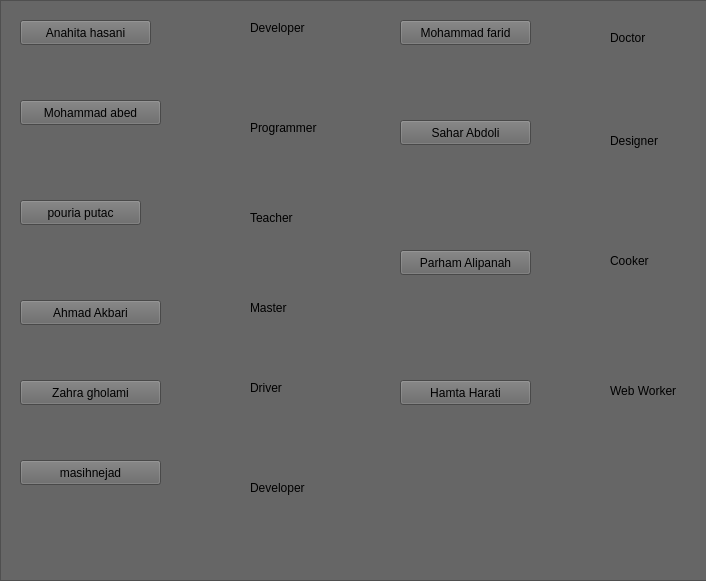
<?xml version="1.0" encoding="UTF-8"?>
<ui version="4.0">
 <class>likes_2</class>
 <widget class="QWidget" name="likes_2">
  <property name="geometry">
   <rect>
    <x>0</x>
    <y>0</y>
    <width>706</width>
    <height>581</height>
   </rect>
  </property>
  <property name="windowTitle">
   <string>Form</string>
  </property>
  <property name="styleSheet">
   <string notr="true">background-color: rgb(255, 255, 255);</string>
  </property>
  <widget class="QFrame" name="frame">
   <property name="geometry">
    <rect>
     <x>0</x>
     <y>0</y>
     <width>711</width>
     <height>581</height>
    </rect>
   </property>
   <property name="styleSheet">
    <string notr="true">background-color: rgb(102, 102, 102);</string>
   </property>
   <property name="frameShape">
    <enum>QFrame::StyledPanel</enum>
   </property>
   <property name="frameShadow">
    <enum>QFrame::Raised</enum>
   </property>
   <widget class="QLabel" name="label">
    <property name="geometry">
     <rect>
      <x>180</x>
      <y>10</y>
      <width>61</width>
      <height>71</height>
     </rect>
    </property>
    <property name="styleSheet">
     <string notr="true">border-image: url(:/new/prefix1/photo/Woman.jpg);</string>
    </property>
    <property name="text">
     <string/>
    </property>
   </widget>
   <widget class="QLabel" name="label_8">
    <property name="geometry">
     <rect>
      <x>180</x>
      <y>100</y>
      <width>61</width>
      <height>71</height>
     </rect>
    </property>
    <property name="styleSheet">
     <string notr="true">border-image: url(:/new/prefix1/photo/pic12.jpg);</string>
    </property>
    <property name="text">
     <string/>
    </property>
   </widget>
   <widget class="QLabel" name="label_9">
    <property name="geometry">
     <rect>
      <x>180</x>
      <y>190</y>
      <width>61</width>
      <height>71</height>
     </rect>
    </property>
    <property name="styleSheet">
     <string notr="true">border-image: url(:/new/prefix1/photo/pic9.jpg);</string>
    </property>
    <property name="text">
     <string/>
    </property>
   </widget>
   <widget class="QLabel" name="label_10">
    <property name="geometry">
     <rect>
      <x>180</x>
      <y>280</y>
      <width>61</width>
      <height>71</height>
     </rect>
    </property>
    <property name="styleSheet">
     <string notr="true">border-image: url(:/new/prefix1/photo/pic7.jpg);</string>
    </property>
    <property name="text">
     <string/>
    </property>
   </widget>
   <widget class="QLabel" name="label_11">
    <property name="geometry">
     <rect>
      <x>180</x>
      <y>360</y>
      <width>61</width>
      <height>71</height>
     </rect>
    </property>
    <property name="styleSheet">
     <string notr="true">border-image: url(:/new/prefix1/photo/pic6.jpg);</string>
    </property>
    <property name="text">
     <string/>
    </property>
   </widget>
   <widget class="QLabel" name="label_12">
    <property name="geometry">
     <rect>
      <x>180</x>
      <y>450</y>
      <width>61</width>
      <height>71</height>
     </rect>
    </property>
    <property name="styleSheet">
     <string notr="true">border-image: url(:/new/prefix1/photo/6c909940-4fa2-11ee-a70b-e7630f83e36a.jpg);</string>
    </property>
    <property name="text">
     <string/>
    </property>
   </widget>
   <widget class="QLabel" name="label_13">
    <property name="geometry">
     <rect>
      <x>250</x>
      <y>20</y>
      <width>101</width>
      <height>16</height>
     </rect>
    </property>
    <property name="styleSheet">
     <string notr="true">font: 75 9pt &quot;MS Shell Dlg 2&quot;;
color: rgb(0, 0, 0);</string>
    </property>
    <property name="text">
     <string>Developer</string>
    </property>
   </widget>
   <widget class="QPushButton" name="pushButton_2">
    <property name="geometry">
     <rect>
      <x>20</x>
      <y>20</y>
      <width>131</width>
      <height>25</height>
     </rect>
    </property>
    <property name="styleSheet">
     <string notr="true">border-color: rgb(255, 255, 255);
color: rgb(0, 0, 0);
font: 75 10pt &quot;MS Shell Dlg 2&quot;;</string>
    </property>
    <property name="text">
     <string>Anahita hasani</string>
    </property>
   </widget>
   <widget class="QLabel" name="label_14">
    <property name="geometry">
     <rect>
      <x>250</x>
      <y>120</y>
      <width>101</width>
      <height>16</height>
     </rect>
    </property>
    <property name="styleSheet">
     <string notr="true">font: 75 9pt &quot;MS Shell Dlg 2&quot;;
color: rgb(0, 0, 0);</string>
    </property>
    <property name="text">
     <string>Programmer</string>
    </property>
   </widget>
   <widget class="QLabel" name="label_15">
    <property name="geometry">
     <rect>
      <x>250</x>
      <y>210</y>
      <width>101</width>
      <height>16</height>
     </rect>
    </property>
    <property name="styleSheet">
     <string notr="true">font: 75 9pt &quot;MS Shell Dlg 2&quot;;
color: rgb(0, 0, 0);</string>
    </property>
    <property name="text">
     <string>Teacher</string>
    </property>
   </widget>
   <widget class="QLabel" name="label_16">
    <property name="geometry">
     <rect>
      <x>250</x>
      <y>300</y>
      <width>101</width>
      <height>16</height>
     </rect>
    </property>
    <property name="styleSheet">
     <string notr="true">font: 75 9pt &quot;MS Shell Dlg 2&quot;;
color: rgb(0, 0, 0);</string>
    </property>
    <property name="text">
     <string>Master</string>
    </property>
   </widget>
   <widget class="QLabel" name="label_17">
    <property name="geometry">
     <rect>
      <x>250</x>
      <y>380</y>
      <width>101</width>
      <height>16</height>
     </rect>
    </property>
    <property name="styleSheet">
     <string notr="true">font: 75 9pt &quot;MS Shell Dlg 2&quot;;
color: rgb(0, 0, 0);</string>
    </property>
    <property name="text">
     <string>Driver</string>
    </property>
   </widget>
   <widget class="QLabel" name="label_18">
    <property name="geometry">
     <rect>
      <x>250</x>
      <y>480</y>
      <width>101</width>
      <height>16</height>
     </rect>
    </property>
    <property name="styleSheet">
     <string notr="true">font: 75 9pt &quot;MS Shell Dlg 2&quot;;
color: rgb(0, 0, 0);</string>
    </property>
    <property name="text">
     <string>Developer</string>
    </property>
   </widget>
   <widget class="QPushButton" name="pushButton_3">
    <property name="geometry">
     <rect>
      <x>20</x>
      <y>100</y>
      <width>141</width>
      <height>25</height>
     </rect>
    </property>
    <property name="styleSheet">
     <string notr="true">color: rgb(0, 0, 0);
border-color: rgb(255, 255, 255);
font: 75 9pt &quot;MS Shell Dlg 2&quot;;</string>
    </property>
    <property name="text">
     <string>Mohammad abed</string>
    </property>
   </widget>
   <widget class="QPushButton" name="pushButton_4">
    <property name="geometry">
     <rect>
      <x>20</x>
      <y>200</y>
      <width>121</width>
      <height>25</height>
     </rect>
    </property>
    <property name="styleSheet">
     <string notr="true">color: rgb(0, 0, 0);
border-color: rgb(255, 255, 255);
font: 75 9pt &quot;MS Shell Dlg 2&quot;;</string>
    </property>
    <property name="text">
     <string>pouria putac</string>
    </property>
   </widget>
   <widget class="QPushButton" name="pushButton_5">
    <property name="geometry">
     <rect>
      <x>20</x>
      <y>300</y>
      <width>141</width>
      <height>25</height>
     </rect>
    </property>
    <property name="styleSheet">
     <string notr="true">color: rgb(0, 0, 0);
border-color: rgb(255, 255, 255);
font: 75 9pt &quot;MS Shell Dlg 2&quot;;</string>
    </property>
    <property name="text">
     <string>Ahmad Akbari</string>
    </property>
   </widget>
   <widget class="QPushButton" name="pushButton_6">
    <property name="geometry">
     <rect>
      <x>20</x>
      <y>380</y>
      <width>141</width>
      <height>25</height>
     </rect>
    </property>
    <property name="styleSheet">
     <string notr="true">color: rgb(0, 0, 0);
border-color: rgb(255, 255, 255);
font: 75 9pt &quot;MS Shell Dlg 2&quot;;</string>
    </property>
    <property name="text">
     <string>Zahra gholami</string>
    </property>
   </widget>
   <widget class="QPushButton" name="pushButton_7">
    <property name="geometry">
     <rect>
      <x>20</x>
      <y>460</y>
      <width>141</width>
      <height>25</height>
     </rect>
    </property>
    <property name="styleSheet">
     <string notr="true">color: rgb(0, 0, 0);
border-color: rgb(255, 255, 255);
font: 75 9pt &quot;MS Shell Dlg 2&quot;;</string>
    </property>
    <property name="text">
     <string>masihnejad</string>
    </property>
   </widget>
   <widget class="QPushButton" name="pushButton_8">
    <property name="geometry">
     <rect>
      <x>400</x>
      <y>20</y>
      <width>131</width>
      <height>25</height>
     </rect>
    </property>
    <property name="styleSheet">
     <string notr="true">border-color: rgb(255, 255, 255);
color: rgb(0, 0, 0);
font: 75 10pt &quot;MS Shell Dlg 2&quot;;</string>
    </property>
    <property name="text">
     <string>Mohammad farid</string>
    </property>
   </widget>
   <widget class="QLabel" name="label_2">
    <property name="geometry">
     <rect>
      <x>540</x>
      <y>20</y>
      <width>61</width>
      <height>71</height>
     </rect>
    </property>
    <property name="styleSheet">
     <string notr="true">border-image: url(:/new/prefix1/photo/1.jpg);</string>
    </property>
    <property name="text">
     <string/>
    </property>
   </widget>
   <widget class="QLabel" name="label_19">
    <property name="geometry">
     <rect>
      <x>610</x>
      <y>30</y>
      <width>101</width>
      <height>16</height>
     </rect>
    </property>
    <property name="styleSheet">
     <string notr="true">font: 75 9pt &quot;MS Shell Dlg 2&quot;;
color: rgb(0, 0, 0);</string>
    </property>
    <property name="text">
     <string>Doctor</string>
    </property>
   </widget>
   <widget class="QPushButton" name="pushButton_9">
    <property name="geometry">
     <rect>
      <x>400</x>
      <y>120</y>
      <width>131</width>
      <height>25</height>
     </rect>
    </property>
    <property name="styleSheet">
     <string notr="true">border-color: rgb(255, 255, 255);
color: rgb(0, 0, 0);
font: 75 10pt &quot;MS Shell Dlg 2&quot;;</string>
    </property>
    <property name="text">
     <string>Sahar Abdoli</string>
    </property>
   </widget>
   <widget class="QLabel" name="label_3">
    <property name="geometry">
     <rect>
      <x>540</x>
      <y>120</y>
      <width>61</width>
      <height>71</height>
     </rect>
    </property>
    <property name="styleSheet">
     <string notr="true">border-image: url(:/new/prefix1/photo/6cd746b0-4fa2-11ee-afc0-d9d1834951ad.jpg);</string>
    </property>
    <property name="text">
     <string/>
    </property>
   </widget>
   <widget class="QLabel" name="label_20">
    <property name="geometry">
     <rect>
      <x>610</x>
      <y>130</y>
      <width>101</width>
      <height>21</height>
     </rect>
    </property>
    <property name="styleSheet">
     <string notr="true">font: 75 9pt &quot;MS Shell Dlg 2&quot;;
color: rgb(0, 0, 0);</string>
    </property>
    <property name="text">
     <string>Designer</string>
    </property>
   </widget>
   <widget class="QPushButton" name="pushButton_10">
    <property name="geometry">
     <rect>
      <x>400</x>
      <y>250</y>
      <width>131</width>
      <height>25</height>
     </rect>
    </property>
    <property name="styleSheet">
     <string notr="true">border-color: rgb(255, 255, 255);
color: rgb(0, 0, 0);
font: 75 10pt &quot;MS Shell Dlg 2&quot;;</string>
    </property>
    <property name="text">
     <string>Parham Alipanah</string>
    </property>
   </widget>
   <widget class="QPushButton" name="pushButton_11">
    <property name="geometry">
     <rect>
      <x>400</x>
      <y>380</y>
      <width>131</width>
      <height>25</height>
     </rect>
    </property>
    <property name="styleSheet">
     <string notr="true">border-color: rgb(255, 255, 255);
color: rgb(0, 0, 0);
font: 75 10pt &quot;MS Shell Dlg 2&quot;;</string>
    </property>
    <property name="text">
     <string>Hamta Harati</string>
    </property>
   </widget>
   <widget class="QLabel" name="label_4">
    <property name="geometry">
     <rect>
      <x>540</x>
      <y>230</y>
      <width>61</width>
      <height>71</height>
     </rect>
    </property>
    <property name="styleSheet">
     <string notr="true">border-image: url(:/new/prefix1/photo/570b7980-4f61-11ee-899f-cd27dbf21c76.jpg);</string>
    </property>
    <property name="text">
     <string/>
    </property>
   </widget>
   <widget class="QLabel" name="label_5">
    <property name="geometry">
     <rect>
      <x>540</x>
      <y>360</y>
      <width>61</width>
      <height>71</height>
     </rect>
    </property>
    <property name="styleSheet">
     <string notr="true">border-image: url(:/new/prefix1/photo/6dbe6d10-4fa2-11ee-964f-d1b9ec82877f.jpg);</string>
    </property>
    <property name="text">
     <string/>
    </property>
   </widget>
   <widget class="QLabel" name="label_21">
    <property name="geometry">
     <rect>
      <x>610</x>
      <y>250</y>
      <width>101</width>
      <height>21</height>
     </rect>
    </property>
    <property name="styleSheet">
     <string notr="true">font: 75 9pt &quot;MS Shell Dlg 2&quot;;
color: rgb(0, 0, 0);</string>
    </property>
    <property name="text">
     <string>Cooker</string>
    </property>
   </widget>
   <widget class="QLabel" name="label_22">
    <property name="geometry">
     <rect>
      <x>610</x>
      <y>380</y>
      <width>101</width>
      <height>21</height>
     </rect>
    </property>
    <property name="styleSheet">
     <string notr="true">font: 75 9pt &quot;MS Shell Dlg 2&quot;;
color: rgb(0, 0, 0);</string>
    </property>
    <property name="text">
     <string>Web Worker</string>
    </property>
   </widget>
  </widget>
 </widget>
 <resources/>
 <connections>
  <connection>
   <sender>pushButton_2</sender>
   <signal>clicked()</signal>
   <receiver>label</receiver>
   <slot>show()</slot>
   <hints>
    <hint type="sourcelabel">
     <x>144</x>
     <y>35</y>
    </hint>
    <hint type="destinationlabel">
     <x>183</x>
     <y>35</y>
    </hint>
   </hints>
  </connection>
  <connection>
   <sender>pushButton_2</sender>
   <signal>clicked()</signal>
   <receiver>label_13</receiver>
   <slot>show()</slot>
   <hints>
    <hint type="sourcelabel">
     <x>132</x>
     <y>23</y>
    </hint>
    <hint type="destinationlabel">
     <x>283</x>
     <y>22</y>
    </hint>
   </hints>
  </connection>
  <connection>
   <sender>pushButton_3</sender>
   <signal>clicked()</signal>
   <receiver>label_8</receiver>
   <slot>show()</slot>
   <hints>
    <hint type="sourcelabel">
     <x>136</x>
     <y>106</y>
    </hint>
    <hint type="destinationlabel">
     <x>224</x>
     <y>121</y>
    </hint>
   </hints>
  </connection>
  <connection>
   <sender>pushButton_3</sender>
   <signal>clicked()</signal>
   <receiver>label_14</receiver>
   <slot>show()</slot>
   <hints>
    <hint type="sourcelabel">
     <x>153</x>
     <y>100</y>
    </hint>
    <hint type="destinationlabel">
     <x>287</x>
     <y>124</y>
    </hint>
   </hints>
  </connection>
  <connection>
   <sender>pushButton_4</sender>
   <signal>clicked()</signal>
   <receiver>label_9</receiver>
   <slot>show()</slot>
   <hints>
    <hint type="sourcelabel">
     <x>91</x>
     <y>212</y>
    </hint>
    <hint type="destinationlabel">
     <x>235</x>
     <y>230</y>
    </hint>
   </hints>
  </connection>
  <connection>
   <sender>pushButton_4</sender>
   <signal>clicked()</signal>
   <receiver>label_15</receiver>
   <slot>show()</slot>
   <hints>
    <hint type="sourcelabel">
     <x>131</x>
     <y>211</y>
    </hint>
    <hint type="destinationlabel">
     <x>273</x>
     <y>214</y>
    </hint>
   </hints>
  </connection>
  <connection>
   <sender>pushButton_5</sender>
   <signal>clicked()</signal>
   <receiver>label_10</receiver>
   <slot>show()</slot>
   <hints>
    <hint type="sourcelabel">
     <x>141</x>
     <y>319</y>
    </hint>
    <hint type="destinationlabel">
     <x>215</x>
     <y>316</y>
    </hint>
   </hints>
  </connection>
  <connection>
   <sender>pushButton_5</sender>
   <signal>clicked()</signal>
   <receiver>label_16</receiver>
   <slot>show()</slot>
   <hints>
    <hint type="sourcelabel">
     <x>109</x>
     <y>302</y>
    </hint>
    <hint type="destinationlabel">
     <x>267</x>
     <y>301</y>
    </hint>
   </hints>
  </connection>
  <connection>
   <sender>pushButton_6</sender>
   <signal>clicked()</signal>
   <receiver>label_11</receiver>
   <slot>show()</slot>
   <hints>
    <hint type="sourcelabel">
     <x>132</x>
     <y>389</y>
    </hint>
    <hint type="destinationlabel">
     <x>235</x>
     <y>389</y>
    </hint>
   </hints>
  </connection>
  <connection>
   <sender>pushButton_6</sender>
   <signal>clicked()</signal>
   <receiver>label_17</receiver>
   <slot>show()</slot>
   <hints>
    <hint type="sourcelabel">
     <x>125</x>
     <y>399</y>
    </hint>
    <hint type="destinationlabel">
     <x>285</x>
     <y>392</y>
    </hint>
   </hints>
  </connection>
  <connection>
   <sender>pushButton_7</sender>
   <signal>clicked()</signal>
   <receiver>label_12</receiver>
   <slot>show()</slot>
   <hints>
    <hint type="sourcelabel">
     <x>138</x>
     <y>466</y>
    </hint>
    <hint type="destinationlabel">
     <x>231</x>
     <y>469</y>
    </hint>
   </hints>
  </connection>
  <connection>
   <sender>pushButton_7</sender>
   <signal>clicked()</signal>
   <receiver>label_18</receiver>
   <slot>show()</slot>
   <hints>
    <hint type="sourcelabel">
     <x>144</x>
     <y>477</y>
    </hint>
    <hint type="destinationlabel">
     <x>293</x>
     <y>493</y>
    </hint>
   </hints>
  </connection>
  <connection>
   <sender>pushButton_8</sender>
   <signal>clicked()</signal>
   <receiver>label_2</receiver>
   <slot>show()</slot>
   <hints>
    <hint type="sourcelabel">
     <x>493</x>
     <y>34</y>
    </hint>
    <hint type="destinationlabel">
     <x>563</x>
     <y>42</y>
    </hint>
   </hints>
  </connection>
  <connection>
   <sender>pushButton_8</sender>
   <signal>clicked()</signal>
   <receiver>label_19</receiver>
   <slot>show()</slot>
   <hints>
    <hint type="sourcelabel">
     <x>515</x>
     <y>24</y>
    </hint>
    <hint type="destinationlabel">
     <x>632</x>
     <y>39</y>
    </hint>
   </hints>
  </connection>
  <connection>
   <sender>pushButton_9</sender>
   <signal>clicked()</signal>
   <receiver>label_3</receiver>
   <slot>show()</slot>
   <hints>
    <hint type="sourcelabel">
     <x>530</x>
     <y>129</y>
    </hint>
    <hint type="destinationlabel">
     <x>574</x>
     <y>129</y>
    </hint>
   </hints>
  </connection>
  <connection>
   <sender>pushButton_9</sender>
   <signal>clicked()</signal>
   <receiver>label_20</receiver>
   <slot>show()</slot>
   <hints>
    <hint type="sourcelabel">
     <x>523</x>
     <y>134</y>
    </hint>
    <hint type="destinationlabel">
     <x>665</x>
     <y>132</y>
    </hint>
   </hints>
  </connection>
  <connection>
   <sender>pushButton_10</sender>
   <signal>clicked()</signal>
   <receiver>label_4</receiver>
   <slot>show()</slot>
   <hints>
    <hint type="sourcelabel">
     <x>502</x>
     <y>259</y>
    </hint>
    <hint type="destinationlabel">
     <x>568</x>
     <y>267</y>
    </hint>
   </hints>
  </connection>
  <connection>
   <sender>pushButton_10</sender>
   <signal>clicked()</signal>
   <receiver>label_21</receiver>
   <slot>show()</slot>
   <hints>
    <hint type="sourcelabel">
     <x>487</x>
     <y>260</y>
    </hint>
    <hint type="destinationlabel">
     <x>628</x>
     <y>266</y>
    </hint>
   </hints>
  </connection>
  <connection>
   <sender>pushButton_11</sender>
   <signal>clicked()</signal>
   <receiver>label_5</receiver>
   <slot>show()</slot>
   <hints>
    <hint type="sourcelabel">
     <x>509</x>
     <y>387</y>
    </hint>
    <hint type="destinationlabel">
     <x>562</x>
     <y>388</y>
    </hint>
   </hints>
  </connection>
  <connection>
   <sender>pushButton_11</sender>
   <signal>clicked()</signal>
   <receiver>label_22</receiver>
   <slot>show()</slot>
   <hints>
    <hint type="sourcelabel">
     <x>502</x>
     <y>400</y>
    </hint>
    <hint type="destinationlabel">
     <x>656</x>
     <y>394</y>
    </hint>
   </hints>
  </connection>
 </connections>
</ui>
